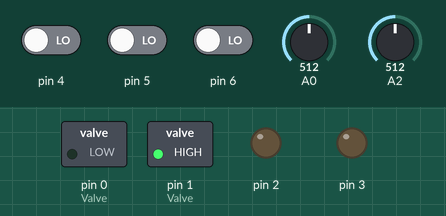
Bench run of a program on a simulated Arduino Uno, built with avr-gcc and run on an emulated ATmega328P. On the bench: switched loads named in the program (green lamp = pin HIGH), output pins drawn as LEDs (lit = HIGH). The inputs (shaded band) are chosen by the test bench; at power-on: A0 = 512, pin 4 LOW, pin 5 LOW, pin 6 LOW, A2 = 512.

Above: at 0.15 s.
At 1.3 s:
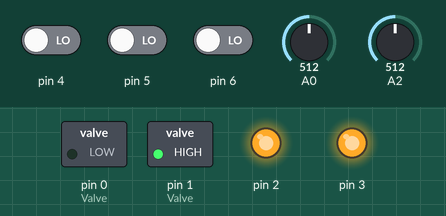
1.4 s: A0 set to 535
At 2.2 s:
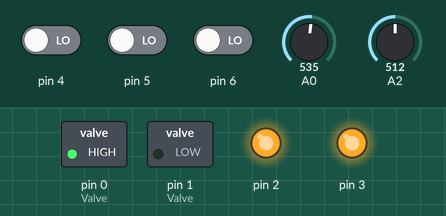
Timing chart, 0 to 4.4 s (numbered marks = the images above; inputs shaded):
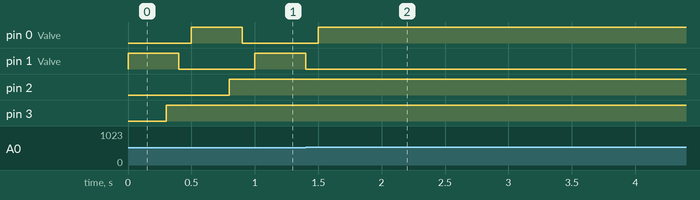

The program:

main.cpp
```cpp
#include <Arduino.h>

void setup() {
  // Set up GPIO
  DDRD |= (1<<PD0); //  Bay Lock Valve    - PD0 - Output
  DDRD |= (1<<PD1); //  Ocean Lock Valve  - PD1 - Output
  DDRD |= (1<<PD2); //  Bay Lock          - PD2 - Output
  DDRD |= (1<<PD3); //  Ocean Lock        - PD3 - Output
  DDRD &= ~(1<<PD4); // Bay Lock Status   - PD4 - Input
  DDRD &= ~(1<<PD5); // Ocean Lock Status - PD5 - Input
  DDRD &= ~(1<<PD6); // Transition Status - PD6 - Input

  // Make sure all locks and valves are closed at the beginning
  PORTD &= ~(1<<PORTD0); // Bay Lock Valve
  PORTD &= ~(1<<PORTD1); // Ocean Lock Valve
  PORTD &= ~(1<<PORTD2); // Bay Lock
  PORTD &= ~(1<<PORTD3); // Ocean Lock

  // Set up the ADC
  ADCSRA = (1<<ADEN) | (1<<ADATE) | (1<<ADPS2) | (1<<ADPS1) | (1<<ADPS0);// ADC Enable; Auto Trigger Enable; Prescaler 128
  // ADCSRB at Free Running Mode, thus 0000
}

/*
  Check if the levels of the bay and the transition waterway are the same.
  OUTPUT: 1 - same; 0 - not same.
*/
bool checkBayTransitionLevel(){
  const uint16_t difference = 5; // Reasonable differences between water levels to consider as the same.
  const uint16_t timeout = 10000; // 10s to Timeout
  uint32_t start = millis();

  while(true){
    // Set up ADC0 - Bay Level
    uint16_t bay_lv = readADC(0); // Bay water level

    // Set up ADC1 - Transition Level.
    uint16_t transition_lv = readADC(1); // Transition waterway water lavel

    // Check if bay water level equals to transition waterway level. If same, return true; else, continue the loop to check.
    if(abs((bay_lv - transition_lv)) <= difference){
      return true;
    }

    // Timeout Checking
    if((millis() - start) >= timeout){
      return false;
    }

    delay(100);
  }
}

/*
  Check if the levels of the the transition waterway and ocean are the same.
  OUTPUT: 1 - same; 0 - not same.
*/
bool checkTransitionOceanLevel(){
  const uint16_t difference = 5; // Reasonable differences between water levels to consider as the same.
  const uint16_t timeout = 10000; // 10s to Timeout
  uint16_t start = millis();

  while(true){
    // Set up ADC1 - Transition Level
    uint16_t transition_lv = readADC(1); // Transition waterway water lavel

    // Set up ADC2 - Ocean Level
    uint16_t ocean_lv = readADC(2); // Ocean water lavel

    // Check if ocean water level equals to transition waterway level. If same, return true; else, continue the loop to check.
    if (abs((ocean_lv - transition_lv)) <= difference){
        return true;
      }

    // Timeout Checking
    if((millis() - start) >= timeout){
      return false;
    }

    delay(100);
  }
}

/*
  Checking if the transition waterway is occupied or not.
  OUTPUT: 1 - occupied; 0 - not occupied.
*/
bool checkIsTransitionOccupied(){
  // If the transition is occupied, return true; else, continue the loop to check.
    if(PIND & (1<<PIND6)){
      return true;
    }else{
      return false;
    }
}

/*
  Switch between ADC channels and read data.
  OUTPUT: ADCW data from ADC, 16-bit.
  @param cs chip/channel select
*/
uint16_t readADC(uint8_t cs){
  if(cs == 0){
    ADMUX = (1<<REFS0);// Set reference and channel
    DIDR0 = (1<<ADC0D);
    ADCSRA |= (1 << ADSC); // Start conversion
    return ADCW; // Return the ADC value
  }else{
    ADMUX = (1<<REFS0) | (1<<cs); // Set reference and channel
    DIDR0 = (1<<cs);
    ADCSRA |= (1 << ADSC); // Start conversion
    return ADCW; // Return the ADC value
  }
}

/*
  Open the Bay Lock Valve
*/
bool openBayValve(){
  PORTD |= (1<<PORTD0); // Open the bay lock valve
  delay(100);

  // Check if the Bay Valve is opened successfully
  if(PORTD & (1<<PD0)){
    return true;
  }
  return false;
}

/*
  Close the Bay Lock Valve
*/
bool closeBayValve(){
  PORTD &= ~(1<<PORTD0); // Close the bay lock valve
  delay(100);

  // Check if the Bay Valve is closed successfully
  if(!(PORTD & (1<<PD0))){
    return true;
  }
  return false;
}

/*
  Open the Ocean Lock Valve
*/
bool openOceanValve(){
  PORTD |= (1<<PORTD1); // Open ocean valve
  delay(100);

  // Check if the Ocean Valve is opened successfully
  if(PORTD & (1<<PD1)){
    return true;
  }
  return false;
}

/*
  Close the Ocean Lock Valve
*/
bool closeOceanValve(){
  PORTD &= ~(1<<PORTD1); // Close ocean valve
  delay(100);

  // Check if the Ocean Valve is closed successfully
  if(!(PORTD & (1<<PD1))){
    return true;
  }
  return false;
}

/*
  Open the Bay Lock
*/
bool openBayLock(){
  PORTD |= (1<<PORTD2); // Open the Bay lock
  delay(100);

  // Close the Bay Valve
  if(closeBayValve() && (PIND & (1<<PIND4))){
    return true;
  }
  return false;
}

/*
  Close the Bay Lock
*/
bool closeBayLock(){
  PORTD &= ~(1<<PORTD2); // Close the Bay lock
  delay(100);

  // Check if the Bay Lock is closed successfully
  if(!(PIND & (1<<PIND4))){
    return true;
  }
  return false;
}

/*
  Open the Ocean Lock
*/
bool openOceanLock(){
  PORTD |= (1<<PORTD3); // Open the ocean lock
  delay(100);

  // Check if the Ocean Lock is opened successfully
  if(closeOceanValve() && (PIND & (1<<PIND5))){
    return true;
  }
  return false;
}

/*
  Close the Ocean Lock
*/
bool closeOceanLock(){
  PORTD &= ~(1<<PORTD3); // Close the ocean lock
  delay(100);

  // Check if the Ocean Lock is closed successfully
  if(!(PIND & (1<<PIND5))){
    return true;
  }
  return false;
}

/*
  Moving water from the Bay area, through the transition waterway, and finally reach the ocean area.
*/
uint8_t beginTransitBayToOcean(){
  // Either lock is open or a boat is already in transition
  if((PIND & (1<<PIND4)) || (PIND & (1<<PIND5)) || (PIND & (1<<PIND6))){
    return 0;
  }

  uint8_t step = 1; // Step counter

  /*
    Steps:  1. open bay valve
            2. check bay and transition water level
            2. open bay lock
            4. check transition occupied
            5. close bay lock
            6. open ocean valve
            7. check transition ocean water level
            8. open ocean lock
            9. check transition occupied
            10. close ocean lock
  */
  while(true){
    switch (step){
      case 1:
        if(openBayValve()){
          step = 2;
          break;
        }else{
          return 2;
        }
      case 2:
        if(checkBayTransitionLevel()){
          step = 3;
          break;
        }else{
          step = 2;
          break;
        }
      case 3:
        if(openBayLock()){
          step = 4;
          break;
        }else{
          return 2;
        }
      case 4:
        if(checkIsTransitionOccupied()){
          step = 5;
          break;
        }else{
          step = 4;
          break;
        }
      case 5:
        if(closeBayLock()){
          step = 6;
          break;
        }else{
          return 2;
        }
      case 6:
        if(openOceanValve()){
          step = 7;
          break;
        }else{
          return 2;
        }
      case 7:
        if(checkTransitionOceanLevel()){
          step = 8;
          break;
        }else{
          step = 7;
          break;
        }
      case 8:
        if(openOceanLock()){
          step = 9;
          break;
        }else{
          return 2;
        }
      case 9:
        if(!checkIsTransitionOccupied()){
          step = 10;
          break;
        }else{
          step = 9;
          break;
        }
      case 10:
        if(closeOceanLock()){
          return 1;
        }else{
          return 2;
        }

      default:
        return 2;
    }

    delay(100);
  }
}

uint8_t beginTransitOceanToBay(){
  // Either lock is open or a boat is already in transition
  if ((PIND & (1<<PIND4)) || (PIND & (1<<PIND5)) || (PIND & (1<<PIND6))) {
    return 0;
  }

  uint8_t step = 1; // Step counter

  /*
    Steps:  1. open ocean valve
            2. check transition ocean water level
            2. open ocean lock
            4. check transition occupied
            5. close ocean lock
            6. open bay valve
            7. check transition bay water level
            8. open bay lock
            9. check transition occupied
            10. close bay lock
  */
  while(true){
    switch (step){
      case 1:
        if(openOceanValve()){
          step = 2;
          break;
        }else{
          return 2;
        }
      case 2:
        if(checkTransitionOceanLevel()){
          step = 3;
          break;
        }else{
          step = 2;
          break;
        }
      case 3:
        if(openOceanLock()){
          step = 4;
          break;
        }else{
          return 2;
        }
      case 4:
        if(checkIsTransitionOccupied()){
          step = 5;
          break;
        }else{
          step = 4;
          break;
        }
      case 5:
        if(closeOceanLock()){
          step = 6;
          break;
        }else{
          return 2;
        }
      case 6:
        if(openBayValve()){
          step = 7;
          break;
        }else{
          return 2;
        }
      case 7:
        if(checkTransitionOceanLevel()){
          step = 8;
          break;
        }else{
          step = 7;
          break;
        }
      case 8:
        if(openBayLock()){
          step = 9;
          break;
        }else{
          return 2;
        }
      case 9:
        if(!checkIsTransitionOccupied()){
          step = 10;
          break;
        }else{
          step = 9;
          break;
        }
      case 10:
        if(closeBayLock()){
          return 1;
        }else{
          return 2;
        }

      default:
        return 2;
    }

    delay(100);
  }
}

void loop(){
  // Since there is no description on when to call the functions, I directly pasted two fucntions to the loop().
  beginTransitOceanToBay();
  beginTransitBayToOcean();
}
```

Measured:
- the behaviour switches between 517 and 518 on A0 (found by bisection; images 1 and 2)
- after the input at 1.4 s, pin 0 (Valve): goes on until 1.5 s, then stays HIGH; pin 1 (Valve): goes on until 1.4 s, then stays LOW
